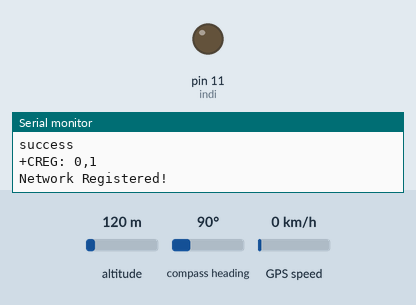
Simulated run of this sketch. Board: Arduino Mega 2560, built with avr-gcc and run on an emulated ATmega2560. On the bench: output pins drawn as LEDs (lit = HIGH), the last lines printed to the serial monitor. The inputs (shaded band) are chosen by the test bench; at power-on: altitude 120 m, compass heading 90°, GPS speed 0 km/h. The GPS gets a fix after 3 s at 37.7749, -122.4194 with 8 satellites; the modem accepts every AT command (registered, SIM ready, sends succeed) and sends nothing else.

Above: at 31.5 s.
At 60.5 s:
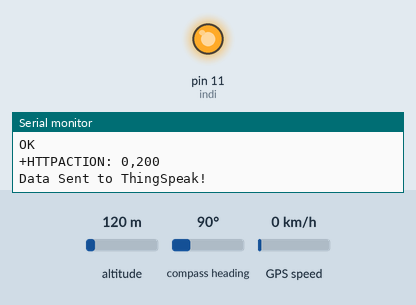
Timing chart, 0 to 81.0 s (numbered marks = the images above):
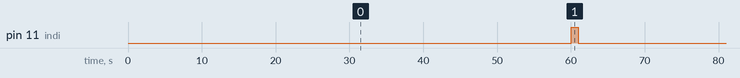

The sketch:

SendingDataToThingSpeak2.ino
```cpp
#include <TinyGPS++.h>

//vcomment
#define SIM_SERIAL Serial1  // SIM Module (Pins 18 TX, 19 RX)
#define GPS_SERIAL Serial2  // GPS Module (Pins 16 TX, 17 RX)
int indi = 11;

TinyGPSPlus gps;
unsigned long previousMillis = 0;
const long interval = 60000;  // Send data every 60 seconds
const char* apiKey = "AYDHNWSD93VRXC1S";  // ThingSpeak API Key

void setup() {
    Serial.begin(115200);    // Serial Monitor (PC)
    SIM_SERIAL.begin(115200);  // SIM Module (GSM)
    GPS_SERIAL.begin(9600);   // GPS Module
    pinMode(indi, OUTPUT);

    delay(3000);
    Serial.println("Initializing GSM Module...");

    // Check SIM module response
    if (sendATcommand("AT", "OK", 5000)) {
        Serial.println("SIM Module Ready.");
    } else {
        Serial.println("ERROR: SIM Module not responding!");
    }

    // Check network registration
    if (sendATcommand("AT+CREG?", "+CREG: 0,1", 5000) || sendATcommand("AT+CREG?", "+CREG: 0,5", 5000)) {
        Serial.println("Network Registered!");
    } else {
        Serial.println("ERROR: Not registered on network!");
    }
}

void loop() {
    // Read data from GPS module

    while (GPS_SERIAL.available()) {
        gps.encode(GPS_SERIAL.read());
    }

    unsigned long currentMillis = millis();
    if (currentMillis - previousMillis > interval) {
        previousMillis = currentMillis;
        sendGpsToThingSpeak();
    }
}

void sendGpsToThingSpeak() {
    if (!gps.location.isValid()) {
        Serial.println("ERROR: GPS signal not available!");
        return;
    }

    float latitude = gps.location.lat();
    float longitude = gps.location.lng();
    float speed = gps.speed.kmph(); // Fetch speed in km/h

    Serial.print("Latitude: ");
    Serial.println(latitude, 6);
    Serial.print("Longitude: ");
    Serial.println(longitude, 6);
    Serial.print("Speed (km/h): ");
    Serial.println(speed, 2);

    // Construct URL with speed data
    String url = "http://api.thingspeak.com/update?api_key=";
    url += apiKey;
    url += "&field1=" + String(latitude, 6);
    url += "&field2=" + String(longitude, 6);
    url += "&field3=" + String(speed, 2); // Sending speed data

    // Send HTTP request via GSM
    if (sendATcommand("AT+HTTPINIT", "OK", 2000) &&
        sendATcommand("AT+HTTPPARA=\"URL\",\"" + url + "\"", "OK", 1000) &&
        sendATcommand("AT+HTTPACTION=0", "200", 20000)) {

        Serial.println("Data Sent to ThingSpeak!");
        digitalWrite(indi, HIGH);
        delay(1000);
        digitalWrite(indi, LOW);
        delay(1000);
        sendATcommand("AT+HTTPREAD", "OK", 10000);
    } else {
        digitalWrite(indi, HIGH);
        delay(5000);
        digitalWrite(indi, LOW);
        delay(1000);
        Serial.println("ERROR: Failed to send data!");
    }

    sendATcommand("AT+HTTPTERM", "OK", 1000);
}


bool sendATcommand(String command, String expected_response, unsigned int timeout) {
    String response = "";
    // Serial.println(command);
    SIM_SERIAL.println(command);
    unsigned long start_time = millis();

    while (millis() - start_time < timeout) {
        if (SIM_SERIAL.available()) {
            char c = SIM_SERIAL.read();
            response += c;
            if (response.indexOf(expected_response) != -1) {
                Serial.println("success");
                Serial.println(response);
                Serial.flush();
                return true;
            }
        }
    }

    Serial.println("SIM Response: " + response);  // Print GSM module response for debugging
    return false;
}
```

Measured:
- by itself, pin 11 (indi): alternates HIGH for 1.0 s and LOW for 59.0 s
